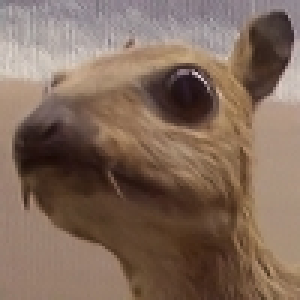
#> input picture cnn/Vd-Orig.png, 100 x 100 px (shown 3 times larger)
$ python convolution2d.py
#> lines starting #> are read from the running program, lines starting #| are printed output that depends on the picture
import numpy as np
from PIL import Image
import matplotlib.pyplot as plt
# from skimage import color


def plot(mat, gray=False):
    if gray:
        plt.imshow(mat, cmap=plt.gray())
    else:
        plt.imshow(mat)
    plt.show()


# Helper function
def rot180(mat):
    return np.flipud(np.fliplr(mat))


def pad3D(mat, kernel_size, stride, di):
    if (kernel_size - 1) % stride == 0:
        return np.array([pad2D(mat[:, :, i], kernel_size, stride) for i in range(mat.shape[di])]).T
    raise Exception("cant pad; padding constant is a float value!")


def pad2D(mat, kernel_size, stride):
    if (kernel_size - 1) % stride == 0:
        return np.pad(mat, int((kernel_size - 1) / stride), 'constant').T
    raise Exception("cant pad; padding constant is a float value!")


def convolve3D(mat, kfilter, stride):
    kfilter = rot180(kfilter)
    return [
        [np.sum(mat[i: i + kfilter.shape[0], j: j + kfilter.shape[1], :] * kfilter) for j in range(0, mat.shape[1], stride)
         if j + kfilter.shape[1] <= mat.shape[1]] for i in range(0, mat.shape[0], stride)
        if kfilter.shape[0] + i <= mat.shape[0]]


def pooling2D(mat, kernel_size, stride):
    return np.array([
        [np.max(mat[i: i + kernel_size, j: j + kernel_size]) for j in range(0, mat.shape[1], stride)
         if j + kernel_size <= mat.shape[1]] for i in range(0, mat.shape[0], stride)
        if kernel_size + i <= mat.shape[0]])


img2 = np.random.randint(-1, 2, (5, 5, 3))
itg = np.array([[3, 9, 5, 9],
                [1, 7, 4, 3],
                [2, 1, 6, 5]])

kernel_mat = np.array([[1, 0, -1],
                       [0, 0, 0],
                       [-1, 0, 1]])

kernelmat = np.array([[-1, -1, -1],
                      [-1, 8, -1],
                      [-1, -1, -1]])

sharpen = np.array([[0, -1, 0],
                    [-1, 5, -1],
                    [0, -1, 0]])

img = Image.open('Vd-Orig.png')
#> img is the input picture: PIL image 100x100 RGB; mean R, G, B 129.2, 106.1, 91.2
img.load()
img = np.array(img)


filter = np.array([sharpen for i in range(img.shape[-1])]).T
vstride = 1
pstride = 2
kernel_osize = filter.shape[0]
#> kernel_osize = 3
# filter2 = np.random.rand(3, 3, 4)

padded = pad3D(img, kernel_osize, vstride, -1)
#> in pad3D, `return np.array([pad2D(mat[:, :, i], kernel_size, stride) for i in ran..`:
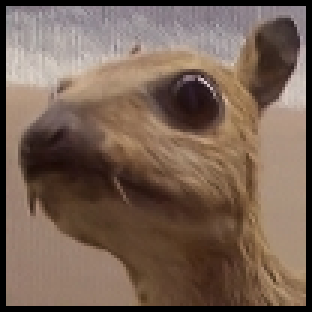
#> returned value: shape (104, 104, 3) (shown 3 times larger); mean of channels 0, 1, 2 119.4, 98.1, 84.3; drawn as R, G, B
y = np.array(convolve3D(padded, filter, vstride))
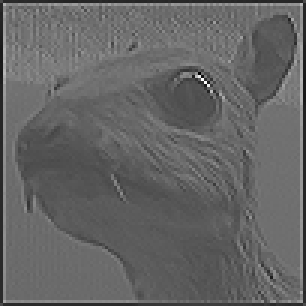
#> y: shape (102, 102) int64 (shown 3 times larger); min -885, max 2140, mean 313.8; drawn with min black and max white
pooled = pooling2D(y, kernel_osize, pstride)
#> in pooling2D, `return np.array([ [np.max(mat[i: i + kernel_size, j: j + kernel_size])..`:
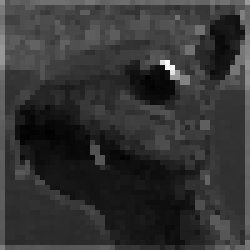
#> returned value: shape (50, 50) int64 (shown 5 times larger); min 56, max 2140, mean 481.6; drawn with min black and max white

plot(img)
plot(padded)

print("For padding, convolution stride {} | pooling stride {} | && kernel_size {}".format(vstride, pstride, kernel_osize))
#| For padding, convolution stride 1 | pooling stride 2 | && kernel_size 3
print("img shape [padded | not] {} {} | convolution shape {} | filter shape {} | pooled shape {}"
      .format(padded.shape, img.shape, y.shape, filter.shape, pooled.shape))
#| img shape [padded | not] (104, 104, 3) (100, 100, 3) | convolution shape (102, 102) | filter shape (3, 3, 3) | pooled shape (50, 50)

plot(y, gray=True)
plot(pooled, gray=True)

$ run again, with cnn/download.jpg saved as cnn/Vd-Orig.png
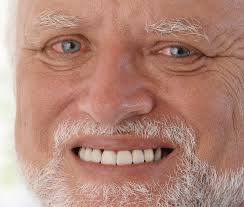
#> input picture cnn/download.jpg, 244 x 207 px
#> img is the input picture: PIL image 244x207 RGB; mean R, G, B 178.8, 135.4, 121
#> `y = np.array(convolve3D(padded, filter, vstride))`:
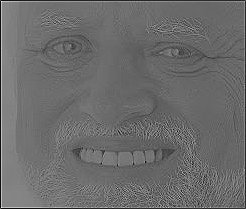
#> y: shape (209, 246) int64; min -899, max 2238, mean 427.6; drawn with min black and max white
#> in pooling2D, `return np.array([ [np.max(mat[i: i + kernel_size, j: j + kernel_size])..`:
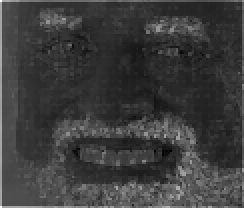
#> returned value: shape (104, 122) int64 (shown 2 times larger); min 79, max 2238, mean 597.9; drawn with min black and max white
#| For padding, convolution stride 1 | pooling stride 2 | && kernel_size 3
#| img shape [padded | not] (211, 248, 3) (207, 244, 3) | convolution shape (209, 246) | filter shape (3, 3, 3) | pooled shape (104, 122)
